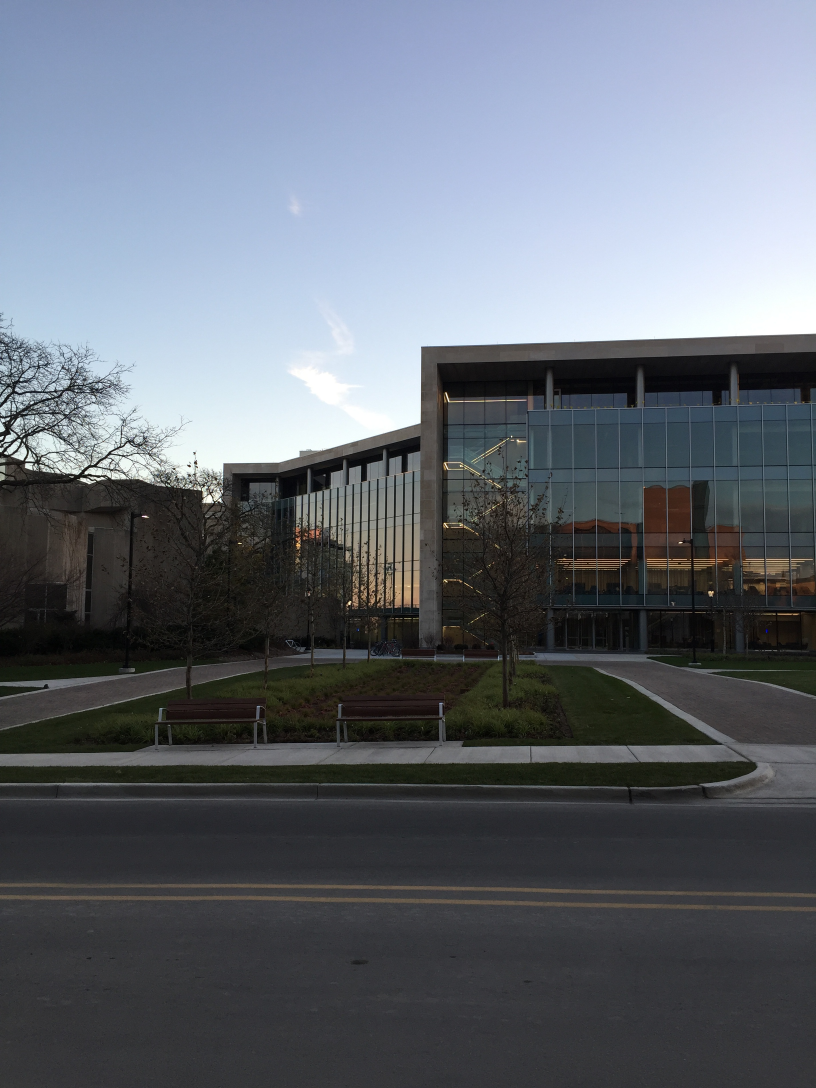
#> input picture q11.jpg, 2448 x 3264 px, found by its file name (shown at 1/3 size)
$ python image_stitching.py
#> lines starting #> are read from the running program, lines starting #| are printed output that depends on the picture
import cv2
import numpy as np
import sys

IMG1_PATH = r"C:\Users\Dell\OneDrive\Desktop\porfolio\q11.jpg"       # LEFT image
IMG2_PATH = r"C:\Users\Dell\OneDrive\Desktop\porfolio\q22.jpg"      # RIGHT image
OUTPUT_PATH = "panorama.jpg"

RATIO = 0.85                 # Lowe's ratio test threshold (lower = stricter matching)
MIN_MATCH = 10               # minimum good keypoint matches needed
SMOOTHING_WINDOW = 800       # blend zone width in pixels (bigger = softer seam)


class Image_Stitching():
    def __init__(self):
        self.ratio = RATIO
        self.min_match = MIN_MATCH
        self.smoothing_window_size = SMOOTHING_WINDOW

        self.sift = cv2.SIFT_create()

    def registration(self, img1, img2):
        """
        Finds homography matrix H that maps img2 onto img1's coordinate space.
        Steps: detect keypoints , match them , filter good ones(thru RANSAC - fits a mathematical model only with relavent params ignoring the outliers) , compute H
        """
        kp1, des1 = self.sift.detectAndCompute(img1, None)
        kp2, des2 = self.sift.detectAndCompute(img2, None)

        matcher = cv2.BFMatcher()  #Bruteforce matcher
        raw_matches = matcher.knnMatch(des1, des2, k=2)

        good_points = []
        good_matches = []
        for m1, m2 in raw_matches:
            # Lowe's ratio test, we keep match only if it's clearly better than 2nd best
            if m1.distance < self.ratio * m2.distance:
                good_points.append((m1.trainIdx, m1.queryIdx))
                good_matches.append([m1])

        # Save a debug image showing matched keypoints between the two images
        img3 = cv2.drawMatchesKnn(img1, kp1, img2, kp2, good_matches, None, flags=2)
        cv2.imwrite('matching.jpg', img3)

        if len(good_points) > self.min_match:
            image1_kp = np.float32([kp1[i].pt for (_, i) in good_points])
            image2_kp = np.float32([kp2[i].pt for (i, _) in good_points])
            # RANSAC robustly computes the 3x3 homography matrix
            H, status = cv2.findHomography(image2_kp, image1_kp, cv2.RANSAC, 5.0)
        else:
            print(f"Not enough matches: {len(good_points)} found, need {self.min_match}")
            sys.exit(1)

        return H

    def create_mask(self, img1, img2, version):

        #Creates a float mask (values 0.0 to 1.0) for smooth blending at the seam.

        height_img1 = img1.shape[0]
        width_img1  = img1.shape[1]
        width_img2  = img2.shape[1]

        height_panorama = height_img1
        width_panorama  = width_img1 + width_img2

        offset  = int(self.smoothing_window_size / 2)
        barrier = img1.shape[1] - int(self.smoothing_window_size / 2)

        mask = np.zeros((height_panorama, width_panorama),dtype=np.float32)

        if version == 'left_image':
            mask[:, barrier - offset : barrier + offset] = np.tile(
                np.linspace(1, 0, 2 * offset).T, (height_panorama, 1)
            )
            mask[:, :barrier - offset] = 1
        else:
            mask[:, barrier - offset : barrier + offset] = np.tile(
                np.linspace(0, 1, 2 * offset).T, (height_panorama, 1)
            )
            mask[:, barrier + offset:] = 1

        # Expand to 3 channels so it can multiply an RGB image
        return cv2.merge([mask, mask, mask])

    def blending(self, img1, img2):
        """
        Full pipeline: register → mask → warp → blend → crop.
        Returns the final stitched panorama as a numpy array.
        """
        self.smoothing_window_size = int(img1.shape[1] * 0.2)  # 20% of image width
        H = self.registration(img1, img2)

        height_img1 = img1.shape[0]
        width_img1  = img1.shape[1]
        width_img2  = img2.shape[1]

        height_panorama = height_img1
        width_panorama  = width_img1 + width_img2

        # Place img1 on the left of a blank canvas, then fade it out near seam
        panorama1 = np.zeros((height_panorama, width_panorama, 3),dtype=np.float32)
        mask1 = self.create_mask(img1, img2, version='left_image')
        panorama1[0:img1.shape[0], 0:img1.shape[1], :] = img1
        panorama1 *= mask1

        # Warp img2 into img1's space using H, then fade it in from seam
        mask2     = self.create_mask(img1, img2, version='right_image')
        panorama2 = cv2.warpPerspective(img2, H, (width_panorama, height_panorama)) * mask2

        # Add both masked images — at the seam, mask1 + mask2 = 1.0 always
        result = panorama1 + panorama2

        # Crop out the black border left by warpPerspective
        rows, cols  = np.where(result[:, :, 0] != 0)
        min_row, max_row = min(rows), max(rows) + 1
        min_col, max_col = min(cols), max(cols) + 1
        final_result = result[min_row:max_row, min_col:max_col, :]

        return final_result


def main(img1_path, img2_path, output_path):
#> called with output_path = 'panorama.jpg'
    img1 = cv2.imread(img1_path)
#> img1 is the input picture: shape (3264, 2448, 3); mean B, G, R 115.2, 106.2, 100.2
    img2 = cv2.imread(img2_path)
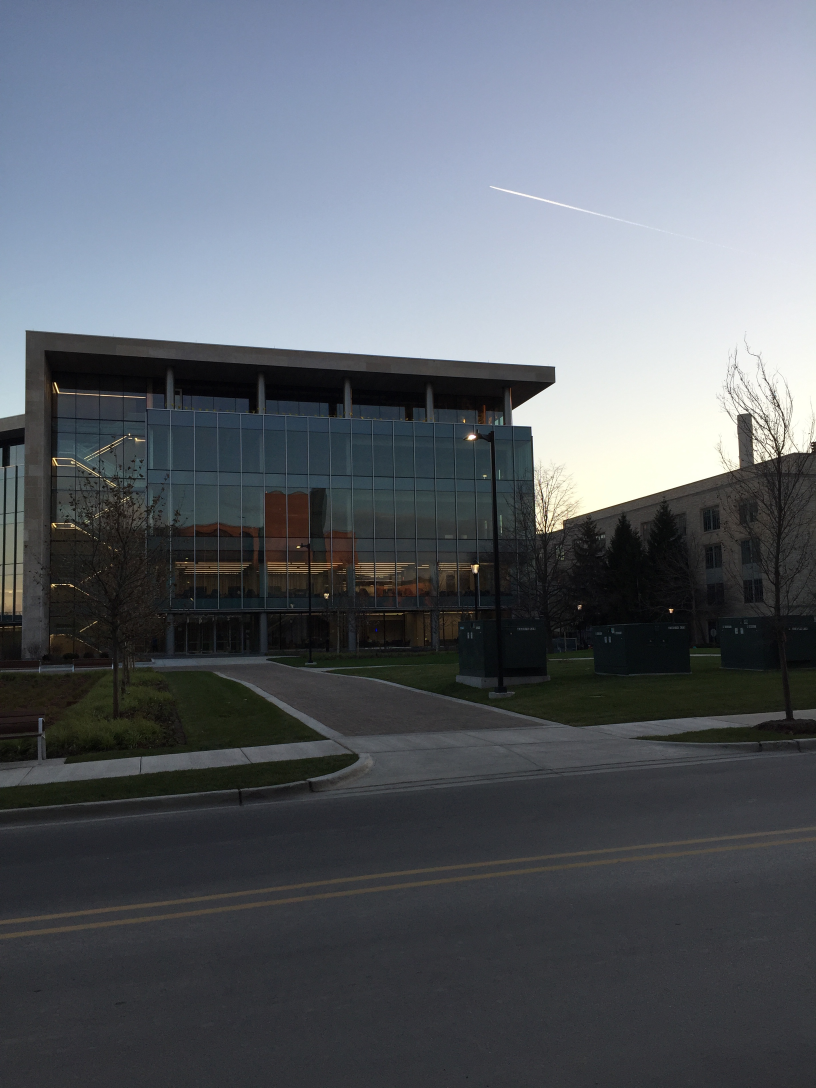
#> input picture q22.jpg, 2448 x 3264 px, found by its file name (shown at 1/3 size)
#> img2 is the input picture: shape (3264, 2448, 3); mean B, G, R 105.8, 98.3, 92.9

    scale = 0.3  # try 0.4 or 0.5 if result looks blurry
    img1 = cv2.resize(img1, (0, 0), fx=scale, fy=scale)
#> img1: shape (979, 734, 3)
    img2 = cv2.resize(img2, (0, 0), fx=scale, fy=scale)
#> img2: shape (979, 734, 3)
    print(f"Resized to {img1.shape[1]}x{img1.shape[0]}")
#| Resized to 734x979

    if img1 is None:
        print(f"Could not read image: {img1_path}")
        sys.exit(1)
    if img2 is None:
        print(f"Could not read image: {img2_path}")
        sys.exit(1)

    print(f"Stitching {img1_path} + {img2_path} ...")
    final = Image_Stitching().blending(img1, img2)
#> in registration, `kp1, des1 = self.sift.detectAndCompute(img1, None)`: kp1 = 981 keypoints; strongest (x, y, size): (77, 425, 1.9), (176, 416, 1.8), (314, 542, 1.8), (75, 432, 3)
#> in registration, `kp2, des2 = self.sift.detectAndCompute(img2, None)`: kp2 = 448 keypoints; strongest (x, y, size): (604, 549, 2.3), (424, 393, 4.1), (428, 511, 4.1), (428, 513, 2.7)
#> in registration, `raw_matches = matcher.knnMatch(des1, des2, k=2)`: raw_matches = 981 matches
#> after the loop in registration, `for m1, m2 in raw_matches:`: good_matches = 165 matches; good_points = 165 pairs, first value 12 to 442, second value 34 to 976
#> in registration, `img3 = cv2.drawMatchesKnn(img1, kp1, img2, kp2, good_matches, None, fl..`:
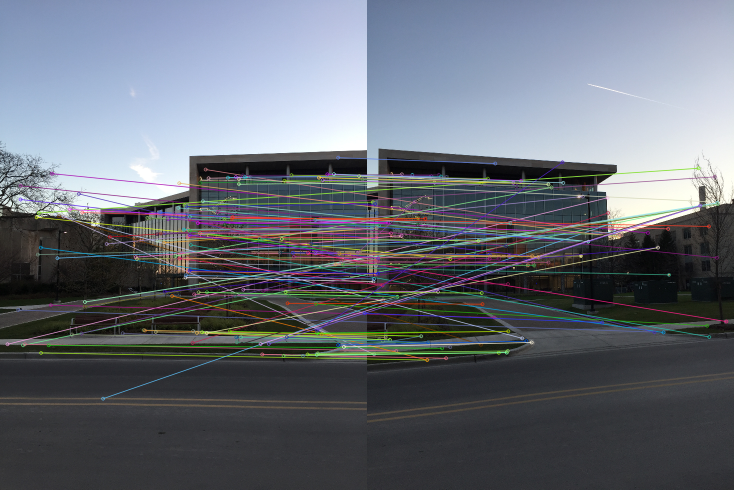
#> img3: shape (979, 1468, 3) (shown at 1/2 size); mean B, G, R 116.1, 107.3, 102.3
#> in registration, `image1_kp = np.float32([kp1[i].pt for (_, i) in good_points])`: image1_kp = 165 pairs, first value 14.54 to 728.9, second value 314.9 to 796.8
#> in registration, `image2_kp = np.float32([kp2[i].pt for (i, _) in good_points])`: image2_kp = 165 pairs, first value 9.02 to 718.3, second value 324.1 to 719.6
#> in registration, `H, status = cv2.findHomography(image2_kp, image1_kp, cv2.RANSAC, 5.0)`: H = [[0.656, 0.0122, 352.2], [-0.234, 0.894, 47.23], [-0.000456, -1.46e-05, 1]]; status = 165 values, max 1 at index 58, min 0 at index 0, mean 0.436
#> in blending, `mask1 = self.create_mask(img1, img2, version='left_image')`:
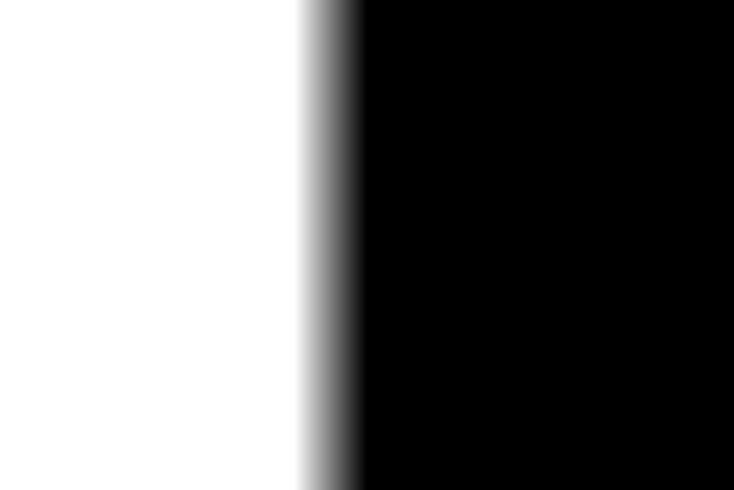
#> mask1: shape (979, 1468, 3) float32 (shown at 1/2 size); min 0, max 1, mean 0.45
#> in blending, `mask2     = self.create_mask(img1, img2, version='right_image')`:
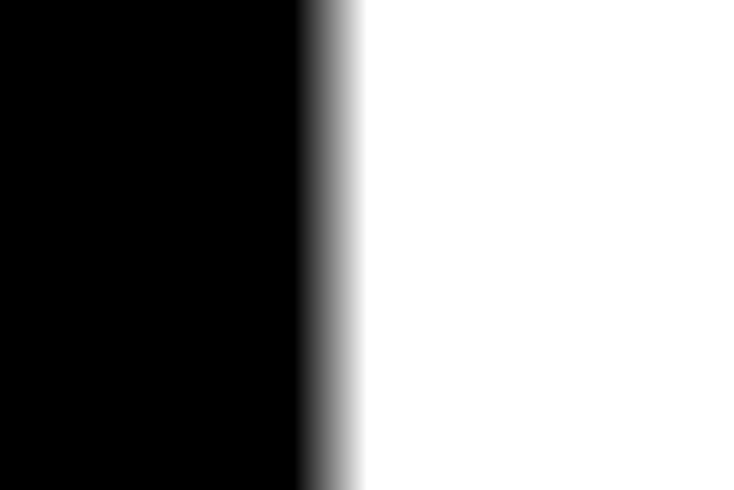
#> mask2: shape (979, 1468, 3) float32 (shown at 1/2 size); min 0, max 1, mean 0.55
#> in blending, `panorama2 = cv2.warpPerspective(img2, H, (width_panorama, height_panor..`:
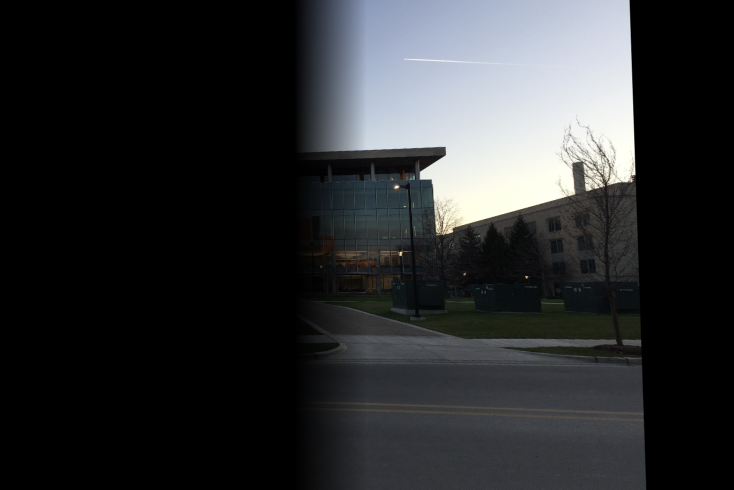
#> panorama2: shape (979, 1468, 3) float32 (shown at 1/2 size); mean B, G, R 47.4, 45.8, 44.3
#> in blending, `result = panorama1 + panorama2`:
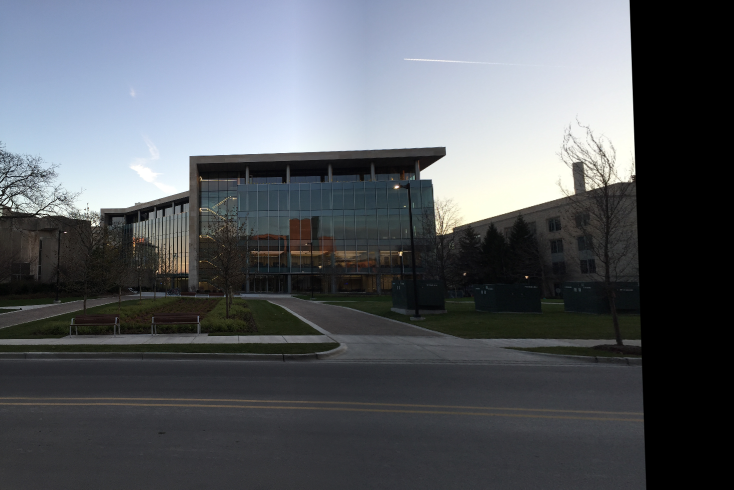
#> result: shape (979, 1468, 3) float32 (shown at 1/2 size); mean B, G, R 99.4, 93.5, 89.2
#> in blending, `min_row, max_row = min(rows), max(rows) + 1`: min_row = 0; max_row = 979
#> in blending, `min_col, max_col = min(cols), max(cols) + 1`: min_col = 0; max_col = 1293
#> in blending, `final_result = result[min_row:max_row, min_col:max_col, :]`:
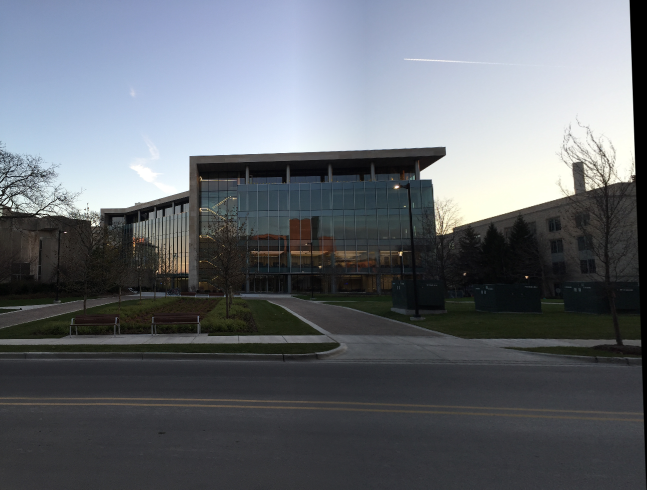
#> final_result: shape (979, 1293, 3) float32 (shown at 1/2 size); mean B, G, R 112.8, 106.1, 101.3
    cv2.imwrite(output_path, final)
    print(f"Saved to {output_path}")
    print("Debug match image saved to matching.jpg")


if __name__ == '__main__':
    #  run:  python image_stitching.py
    if len(sys.argv) == 3:
        main(sys.argv[1], sys.argv[2], OUTPUT_PATH)
    elif len(sys.argv) == 4:
        main(sys.argv[1], sys.argv[2], sys.argv[3])
    else:
        main(IMG1_PATH, IMG2_PATH, OUTPUT_PATH)
